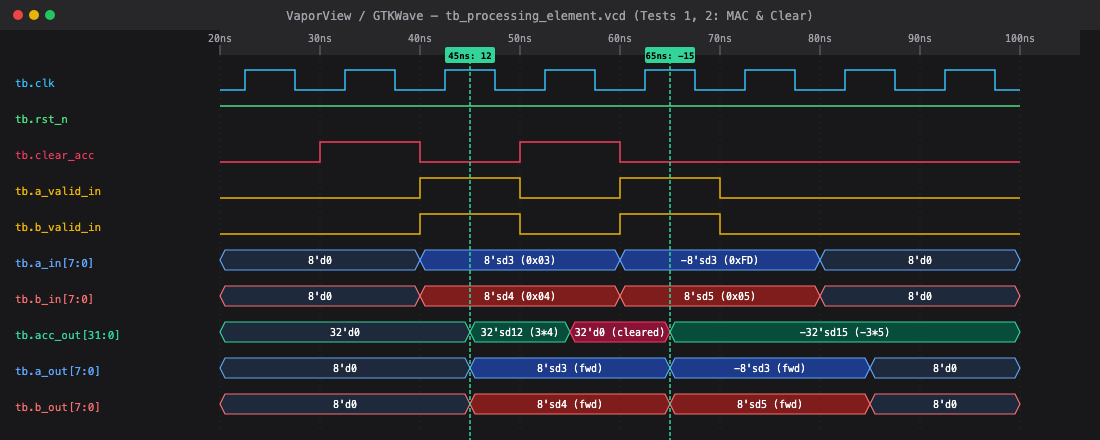
#> input picture report/figures/fig4_pe_waveform.png, 1100 x 440 px
$ python -i build_final_video.py   (imports and definitions only)
#> lines starting #> are read from the running program, lines starting #| are printed output that depends on the picture
### docs/video/build_video.py
#!/usr/bin/env python3
"""Render the team's 4m40 captioned prototype film from the reviewed script.

Dependencies: Pillow, ffmpeg. No network calls, generated imagery, or simulated
terminal evidence. Diagrams are explanatory; recorded results are sourced from
the repository README and the waveform is explicitly the report figure.
"""
from pathlib import Path
import argparse
import bisect
import json
import math
import re
import subprocess
from PIL import Image, ImageDraw, ImageFont

ROOT = Path(__file__).resolve().parents[2]
OUT = ROOT / 'docs/video'
TMP = Path('/tmp/mca_video_build')
W,H,FPS,DURATION = 1920,1080,15,280
BG='#0a1020'; PANEL='#131f34'; BORDER='#283b54'; INK='#f4f7fc'
MUTED='#a8b9d0'; CYAN='#55e0c1'; BLUE='#64b6ff'; GOLD='#ffc36b'; PURPLE='#bba6ff'
FONT='/System/Library/Fonts/Supplemental/Arial.ttf'
BOLD='/System/Library/Fonts/Supplemental/Arial Bold.ttf'
MONO='/System/Library/Fonts/Menlo.ttc'
FONTS={}
def font(size,bold=False,mono=False):
    key=(size,bold,mono)
    if key not in FONTS: FONTS[key]=ImageFont.truetype(MONO if mono else BOLD if bold else FONT,size)
    return FONTS[key]
def text(d,xy,s,size=32,fill=INK,bold=False,mono=False,anchor=None):
    d.text(xy,str(s),font=font(size,bold,mono),fill=fill,anchor=anchor)
def center(d,xy,s,size=32,fill=INK,bold=False,mono=False):
    text(d,xy,s,size,fill,bold,mono,'mm')
def rr(d,box,fill=PANEL,outline=BORDER,r=22,width=2):
    d.rounded_rectangle(box,radius=r,fill=fill,outline=outline,width=width)
# [8 lines left out: function wrap, not called in this run]
def para(d,xy,s,size=32,width=650,fill=MUTED,lineheight=None,bold=False):
    for i,line in enumerate(wrap(s,size,width,bold)):
        text(d,(xy[0],xy[1]+i*(lineheight or int(size*1.4))),line,size,fill,bold)
# [5 lines left out: function arrow, not called in this run]
def dot(d,a,b,q,color=CYAN,r=7):
    x=a[0]+(b[0]-a[0])*q;y=a[1]+(b[1]-a[1])*q
    d.ellipse((x-r,y-r,x+r,y+r),fill=color)

SECTIONS=[(0,35,'Aman Soni','Project idea'),(35,85,'Aman Soni','Processing element'),(85,155,'Mayank Sharma','Array architecture'),(155,200,'Ankit Kumar Pandey','Controller'),(200,255,'Ankit Kumar Pandey','Verification'),(255,280,'Mayank Sharma','Phase 1 and next steps')]

# [34 lines left out: functions narration, make_captions, not called in this run]

def stamp(t):
    ms=round(t*1000);h,ms=divmod(ms,3600000);m,ms=divmod(ms,60000);s,ms=divmod(ms,1000)
    return f'{h:02}:{m:02}:{s:02},{ms:03}'

SCENES=[
 (0,'title','Sixteen answers. One story.','Follow C[0][0] from operands to result'),
 (8,'team','Three people. One accelerator.','MCA Phase 1 / Verilog HDL prototype'),
 (21,'concept','Compute where the data flows','4×4 mesh / signed INT8 operands / INT32 sums'),
 (35,'pe_intro','Start with one processing element','Aman Soni / Datapath RTL'),
 (42,'mac','How does eighty happen?','First row of A × first column of B'),
 (61,'datapath','Signed multiply. Wide accumulation.','Each PE retains its own partial sum'),
 (71,'valid','Only valid pairs contribute','Actual source / rtl/processing_element.v'),
 (80,'pe_tests','Verify the building block','Unit testbench / 10 directed cases'),
 (85,'grid','From one PE to sixteen','Mayank Sharma / Systolic array architecture'),
 (94,'flow','A moves right. B moves down.','Output-stationary dataflow / partial sums remain local'),
 (114,'reuse','Reuse the operands along the way','PE(0,0) builds 80 while the wave reaches other PEs'),
 (126,'skew','The right operands at the right time','Internal row and column delays: 0 / 1 / 2 / 3 cycles'),
 (144,'scoreboard','Check every clock edge','Core scoreboard / 105 matrices and control scenarios'),
 (155,'integration','Coordinate the whole accelerator','Ankit Kumar Pandey / Control RTL and system verification'),
 (163,'fsm','Clear. Load. Drain. Capture.','Four-state controller / documented 14-cycle sequence'),
 (179,'handshake','A small interface with clear meaning','start is an input / busy and done are outputs'),
 (189,'golden','A separate software reference','40 directed and random reference vectors'),
 (200,'testbench','Compare all sixteen answers','Actual source / testbench/tb_systolic_array.v'),
 (210,'results','Return to our example','Expected matrix for the existing positive Test 2'),
 (225,'system_tests','Check more than easy inputs','Documented repository results / 9 system tests'),
 (236,'waveform','Watch the operation complete','Repository report waveform figure / explanatory reproduction'),
 (250,'metrics','Evidence at three RTL levels','Recorded results in README and Phase 1 report'),
 (255,'finish','From four products to one answer','C[0][0] = 80 / the array produces sixteen outputs'),
 (264,'roadmap','Phase 1 built. Next steps defined.','RTL and simulation now / FPGA measurements next'),
 (274,'end','Thank you','Aman Soni / Mayank Sharma / Ankit Kumar Pandey'),
]

A=[[4*r+c+1 for c in range(4)] for r in range(4)]
B=[[16-(4*r+c) for c in range(4)] for r in range(4)]
C=[[sum(A[r][k]*B[k][c] for k in range(4)) for c in range(4)] for r in range(4)]

# [299 lines left out: functions matrix, code, card, grid, base, render_frame and 1 more, not called in this run]

# [1 lines that do not run on import are left out]

### docs/video/build_final_video.py
#!/usr/bin/env python3
"""Sync supplied team recordings to the unchanged captions and add data visuals."""
import argparse
import bisect
import json
import math
import os
import re
import subprocess
from pathlib import Path
from PIL import Image, ImageDraw
import build_video as v

ROOT=v.ROOT
TMP=Path(os.environ.get('MCA_VIDEO_BUILD_DIR',ROOT/'docs/video/.build'))
SYNC_PATH=ROOT/'docs/video/MCA_Final_Sync.json'
# [1 line that did not run here, left out]
# [1 line that did not run here, left out]
# [1 line that did not run here, left out]
FPS=15
OUT=ROOT/'docs/video'
# [1 line that did not run here, left out]
def at(i):return CUES[i]['start']

ORIGINAL_SCENES={s[1]:s for s in v.SCENES}
# [10 lines that did not run here, left out]
CUSTOM={
 'sum_graph':('Four products. One running sum.','C[0][0] / exact accumulation values from the example matrices'),
 'pe_waveform':('Inside the processing element','PE waveform from the project report / multiplication, clear and forwarding'),
 'timing_waveform':('The controller, one edge at a time','Timing diagram derived from RTL / registered outputs after each rising edge'),
 'top_waveform':('From start to a captured result','Full top-level waveform figure from the repository report'),
 'top_zoom':('Done marks the completed matrix','Detail from the same report figure / result capture and output value')}
SCENES=[]
# [4 lines not run here, left out]
SSTARTS=[s[0] for s in SCENES]

# [23 lines left out: function prepare_voiceover, not called in this run]

def empty(scene):
 im=Image.new('RGB',(1920,1080),v.BG);d=ImageDraw.Draw(im)
 for x in range(0,1920,80):d.line((x,0,x,850),fill='#0e192b')
 for y in range(0,850,80):d.line((0,y,1920,y),fill='#0e192b')
 v.text(d,(70,42),'MCA  /  PHASE 01',25,v.CYAN,True)
 v.text(d,(70,102),scene[2],57,v.INK,True)
 v.text(d,(73,178),scene[3],28,v.MUTED)
 return im

def custom_base(scene):
 im=empty(scene);d=ImageDraw.Draw(im);k=scene[1]
 if k=='sum_graph':
  v.rr(d,(85,260,1400,815))
  left,right,top,bottom=230,1290,325,705
  for val in range(0,81,16):
   y=bottom-val/80*(bottom-top)
   d.line((left,y,right,y),fill=v.BORDER,width=2)
   v.text(d,(left-65,y-17),val,28,v.MUTED)
  for n in range(5):
   x=left+n*(right-left)/4
   d.line((x,top,x,bottom),fill=v.BORDER,width=1)
   v.center(d,(x,bottom+35),n,27,v.MUTED)
  v.text(d,(260,761),'Accepted product terms',28,v.MUTED)
  v.text(d,(110,280),'SUM',22,v.CYAN,True)
  v.card(d,(1460,275,1835,810),'TARGET OUTPUT','80','16 + 24 + 24 + 16. Each accepted operand pair contributes one product.',v.CYAN)
 elif k=='pe_waveform':
  pic=Image.open(ROOT/'report/figures/fig4_pe_waveform.png').convert('RGB')
  pic=pic.resize((1485,594),Image.Resampling.LANCZOS)
  im.paste(pic,(70,245))
  v.rr(d,(1605,270,1850,800))
  for i,(l,num,col) in enumerate([('3 × 4','12',v.CYAN),('CLEAR','0',v.GOLD),('−3 × 5','−15',v.BLUE)]):
   v.text(d,(1630,304+i*155),l,27,col,True);v.text(d,(1630,352+i*155),num,62,v.INK,True)
 elif k=='timing_waveform':
  x0=340;dx=100;top=280
  for e in range(14):
   x=x0+e*dx;d.line((x,top,x,775),fill=v.BORDER,width=2)
   v.center(d,(x,top),str(e),25,v.MUTED)
  signals=[('clear_acc',[1]+[0]*13,v.GOLD),('input valid',[0,0]+[1]*4+[0]*8,v.BLUE),('busy',[1]*13+[0],v.CYAN),('done',[0]*13+[1],v.PURPLE)]
  for i,(name,states,col) in enumerate(signals):
   y=370+i*105;v.text(d,(95,y-20),name,30,col,True)
   pts=[]
   for e,val in enumerate(states):
    x=x0+e*dx;yy=y-30 if val else y+20
    if e:pts.append((x,pts[-1][1]))
    pts.extend([(x,yy),(x+dx,yy)])
   d.line(pts,fill=col,width=5)
  v.text(d,(95,805),'Edges 0–13 inclusive: acceptance → clear/load/drain → registered result and done',29,v.MUTED)
 elif k=='top_waveform':
  pic=Image.open(ROOT/'report/figures/fig3_top_waveform.png').convert('RGB')
  pic=pic.resize((1375,600),Image.Resampling.LANCZOS)
  im.paste(pic,(70,240))
  v.rr(d,(1505,270,1845,810))
  v.text(d,(1535,310),'C[0][0]',32,v.CYAN,True)
  v.text(d,(1535,390),'80',112,v.INK,True)
  v.text(d,(1535,555),'0x00000050',29,v.MUTED,mono=True)
  v.para(d,(1535,650),'Result latched when done pulses.',29,280)
 elif k=='top_zoom':
  pic=Image.open(ROOT/'report/figures/fig3_top_waveform.png').convert('RGB')
  # Preserve the report's labels while enlarging its busy/done/state and result rows.
  for crop,box,label in [((0,165,1100,305),(80,280,1840,504),'BUSY / DONE / STATE'),((0,430,1100,480),(80,620,1840,700),'RESULT REGISTER')]:
   v.text(d,(80,box[1]-45),label,25,v.CYAN,True)
   part=pic.crop(crop).resize((box[2]-box[0],box[3]-box[1]),Image.Resampling.LANCZOS);im.paste(part,(box[0],box[1]))
  v.text(d,(85,790),'The lowest 32-bit word encodes 80 as hexadecimal 00000050.',33,v.CYAN,True)
 if k in ('top_waveform','top_zoom','pe_waveform'):
  v.text(d,(75,850),'SOURCE: existing report waveform figure / not a fresh simulator capture',20,v.MUTED)
 return im

# [74 lines left out: functions frame, main, not called in this run]

# [1 line not run here, left out]

>>> import cv2
>>> picture = cv2.imread('../../report/figures/fig4_pe_waveform.png', cv2.IMREAD_GRAYSCALE)
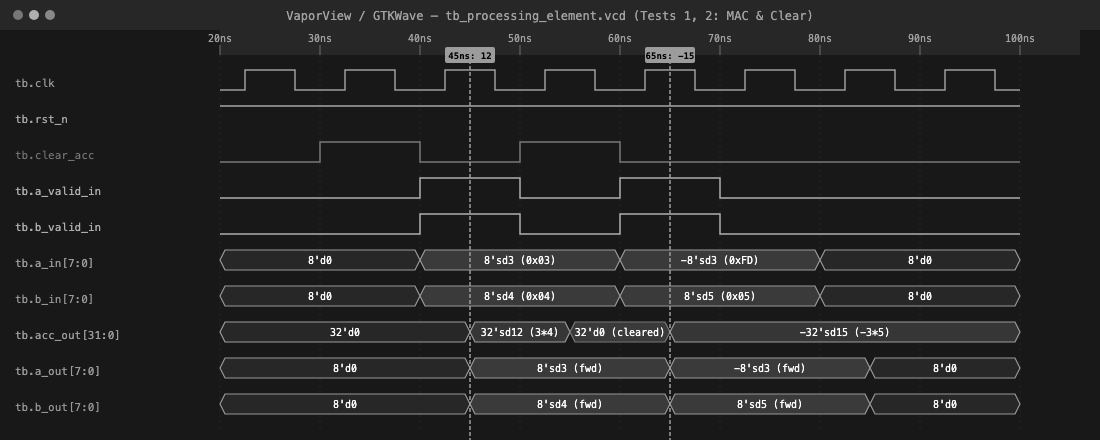
#> picture: shape (440, 1100); min 0, max 255, mean 36.5
>>> result = custom_base(picture)
#> in empty, `im = Image.new('RGB', (1920, 1080), v.BG)`:
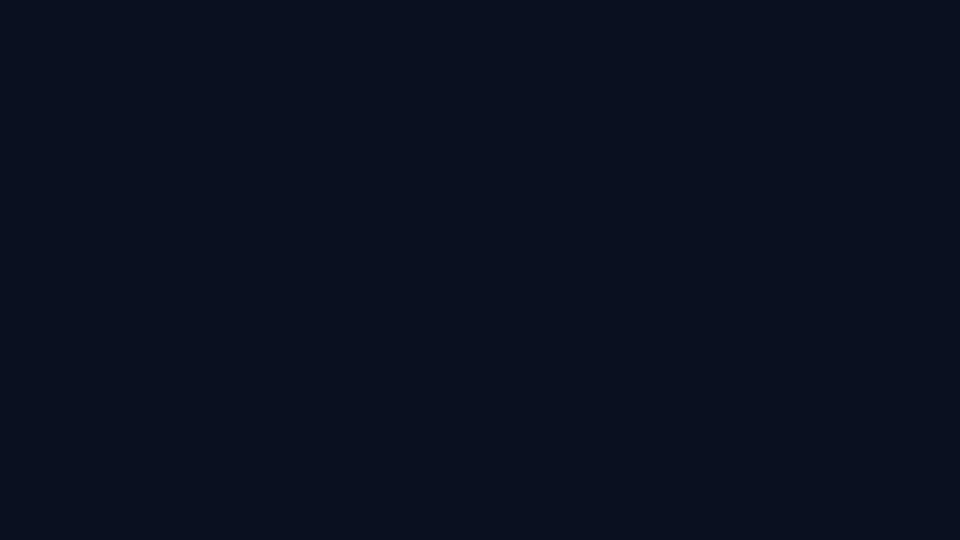
#> im: PIL image 1920x1080 RGB (shown at 1/2 size); mean R, G, B 10, 16, 32
#> in custom_base, `k = scene[1]`: k = 1100 values from 39 to 39
#> (the run stopped early here; a loop or call above may not have finished)
